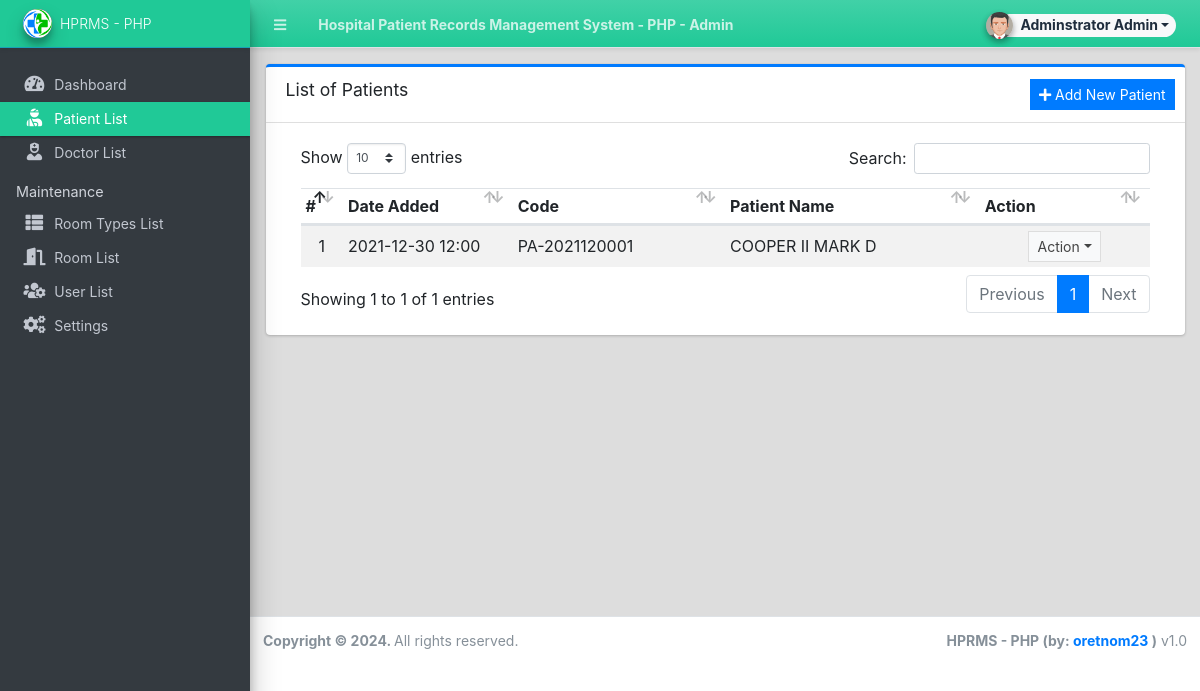
Screenshot of /admin/?page=patients (signed in) with the database file from the repository.
### tables this page shows
CREATE TABLE `patient_list` (
  `id` int(30) NOT NULL,
  `code` varchar(100) NOT NULL,
  `fullname` text NOT NULL,
  `status` tinyint(1) NOT NULL DEFAULT 0,
  `delete_flag` tinyint(1) NOT NULL DEFAULT 0,
  `date_created` datetime NOT NULL DEFAULT current_timestamp(),
  `date_updated` datetime DEFAULT NULL ON UPDATE current_timestamp()
);

### admin/patients/index.php (the view, shortened to what this page needs)
<div class="card card-outline card-primary">
	<div class="card-header">
		<h3 class="card-title">List of Patients</h3>
		<div class="card-tools">
			<a href="javascript:void(0)" id="create_new" class="btn btn-flat btn-sm btn-primary"><span class="fas fa-plus"></span>  Add New Patient</a>
		</div>
	</div>
	<div class="card-body">
		<div class="container-fluid">
        <div class="container-fluid">
			<table class="table table-hover table-striped">
				<colgroup>
					<col width="5%">
					<col width="20%">
					<col width="25%">
					<col width="30%">
					<col width="20%">
				</colgroup>
				<thead>
					<tr>
						<th>#</th>
						<th>Date Added</th>
						<th>Code</th>
						<th>Patient Name</th>
						<th>Action</th>
					</tr>
				</thead>
				<tbody>
					<?php
						$i = 1;
						$qry = $conn->query("SELECT * from `patient_list` where delete_flag = 0 order by fullname asc ");
						while($row = $qry->fetch_assoc()):
					?>
						<tr>
							<td class="text-center"><?php echo $i++; ?></td>
							<td><?php echo date("Y-m-d H:i",strtotime($row['date_created'])) ?></td>
							<td><?php echo ($row['code']) ?></td>
							<td><?php echo ucwords($row['fullname']) ?></td>
							<td align="center">
								 <button type="button" class="btn btn-flat btn-default btn-sm dropdown-toggle dropdown-icon" data-toggle="dropdown">
				                  		Action
				                  </button>
							</td>
						</tr>
					<?php endwhile; ?>
				</tbody>
			</table>
		</div>
		</div>
	</div>
</div>

### rows the page displays
patient_list: date_created "2021-12-30 12:00", code "PA-2021120001", fullname "COOPER II MARK D"

### other values shown
$_settings->info('name') "Hospital Patient Records Management System - PHP"
$_settings->userdata('firstname').' '.$_settings->userdata('lastname') "Adminstrator Admin"
$_settings->info('short_name') "HPRMS - PHP"
